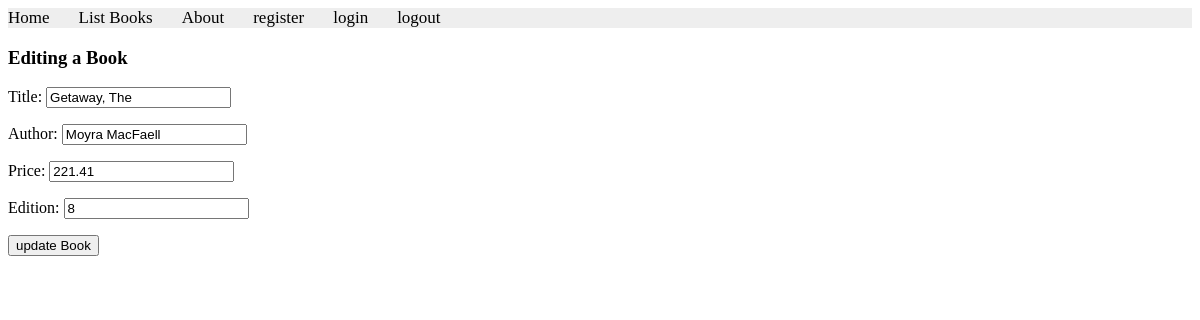
Screenshot of /books/lab9_part2/editbook/2 with the database file from the repository.
### apps/bookmodule/models.py (models this page shows)
class Book(models.Model):
    title = models.CharField(max_length = 50)
    author = models.CharField(max_length = 50)
    price = models.FloatField(default = 0.0)
    edition = models.SmallIntegerField(default = 1)

### apps/bookmodule/views.py (the view)
# urls.py: path('lab9_part2/editbook/<int:Id>',views.editbook_django,name="books.l9p2t3"),
def editbook_django(request, Id):
  mybook = Book.objects.get(id=Id)
  if request.method == 'POST':
    form = BookForm(request.POST, instance=mybook)
    if form.is_valid():
      form.save()
      return redirect('books.l9p2t1')
  else:
    form = BookForm(instance=mybook)
  return render(request, 'bookmodule/editbook_django.html', {'form': form})

### apps/bookmodule/forms.py
class BookForm(forms.ModelForm):
    class Meta:
        model = Book
        fields = ['title', 'author', 'price', 'edition']
    title = forms.CharField(max_length=50, required=True, label="Title", widget= forms.TextInput(attrs= {'placeholder':'', 'class':"mycssclass", 'id':'jsID'}))
    author = forms.CharField(max_length=50, required= True, label="Author")
    price = forms.DecimalField(required=True, label="Price", initial=0)
    edition = forms.IntegerField(required=True, initial=10, widget=forms.NumberInput())

### apps/templates/bookmodule/editbook_django.html (shortened to what this page needs)
<html lang="en">
<head>
{% extends "layouts/base.html" %}
{% load static %}
{% block content %}
<h3>Editing a Book</h3>
<form method="post">
    {{ form.as_p }}
    <button type="submit">update Book</button>
</form>
{% endblock content %}

### rows the page displays
Book: title "Getaway, The", author "Moyra MacFaell", price "221.41", edition "8"
